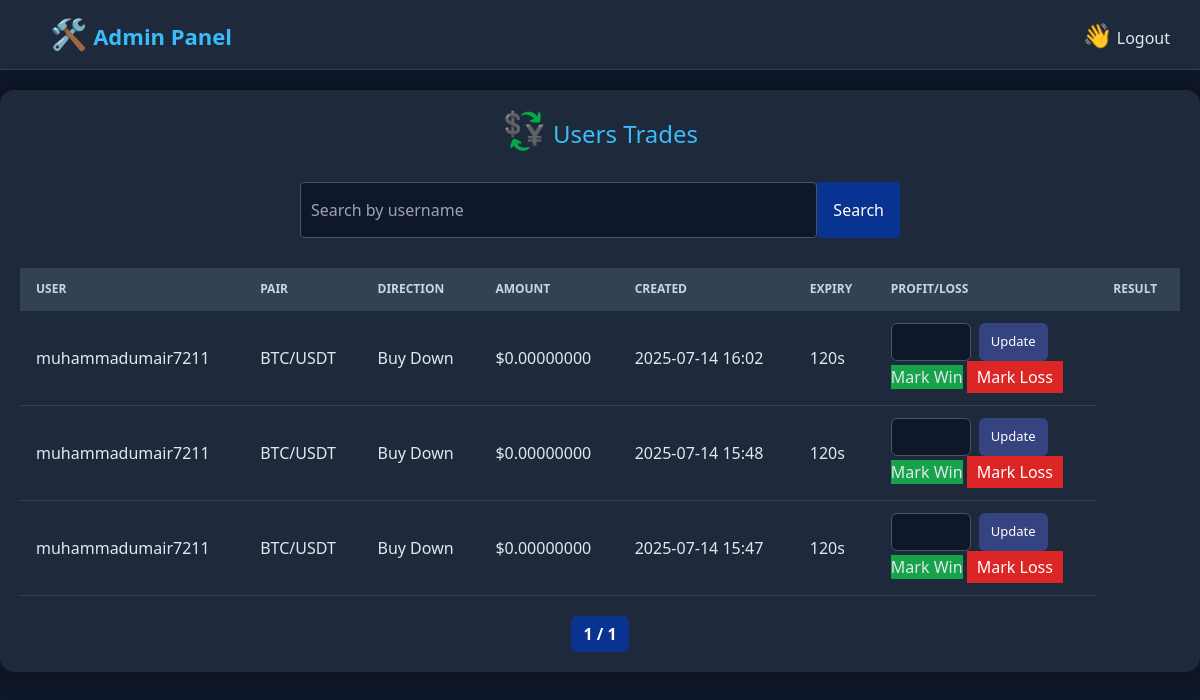
Page /ad/trades/ on the earlier database version.
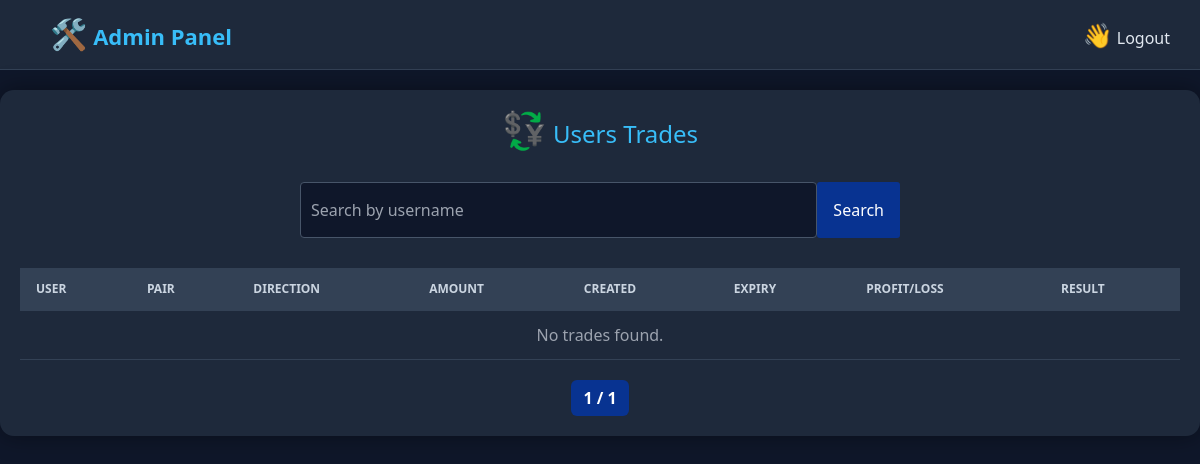
Same page on the later database version.
### powerdigital_app/models.py (models this page shows, shortened)
class TradeOrder(models.Model):
    user = models.ForeignKey(User, on_delete=models.CASCADE)
    balance = models.DecimalField(max_digits=12, decimal_places=2, default=0.00)
    pair = models.CharField(max_length=20, default="BTC/USDT")
    direction = models.CharField(max_length=10, choices=[("Buy Up", "Buy Up"), ("Buy Down", "Buy Down")])
    amount = models.DecimalField(max_digits=20, decimal_places=8)
    created_at = models.DateTimeField(auto_now_add=True)
    expiry_time = models.IntegerField(default=120)  # in seconds
    yield_percent = models.IntegerField(default=30)
    profit = models.DecimalField(default=0, max_digits=12, decimal_places=2)
    manual_profit = models.DecimalField(max_digits=12, decimal_places=2, null=True, blank=True)

### powerdigital_app/views.py (the view)
# urls.py: path('ad/trades/', views.trade_review_admin, name='admin_trades'),
def trade_review_admin(request):
    query = request.GET.get('q', '')
    trades = TradeOrder.objects.select_related('user').order_by('-created_at')
    if query:
        trades = trades.filter(user__username__icontains=query)
    paginator = Paginator(trades, 10)  # 10 trades per page
    page_number = request.GET.get('page')
    page_obj = paginator.get_page(page_number)
    context = {
        'trades': page_obj,
        'query': query,
        'page_obj': page_obj
    }
    return render(request, 'admins/trade_review.html', context)

### powerdigital_app/templates/admins/trade_review.html (shortened to what this page needs)
{% extends 'admins/admin_base.html' %} {% load static %} {% block content %}
<!DOCTYPE html>
<html lang="en">
	<head>
        <script src="https://cdn.tailwindcss.com"></script>
	</head>
	<body>
		<div class="container">
			<h2>
				<span class="text-4xl">💱</span>
				Users Trades
			</h2>
			<form method="get" class="search-bar">
				<input
					type="text"
					name="q"
					placeholder="Search by username"
					value="{{ query }}"
				/>
				<button type="submit"> Search</button>
			</form>
			<div class="table-responsive">
				<table>
					<thead>
						<tr>
							<th>User</th>
							<th>Pair</th>
							<th>Direction</th>
							<th>Amount</th>
							<th>Created</th>
							<th>Expiry</th>
							<th>Profit/Loss</th>
							<th>Result</th>
						</tr>
					</thead>
					<tbody>
						{% for trade in trades %}
						<tr>
							<td>{{ trade.user.username }}</td>
							<td>{{ trade.pair }}</td>
							<td>{{ trade.direction }}</td>
							<td>${{ trade.amount }}</td>
							<td>{{ trade.created_at|date:"Y-m-d H:i" }}</td>
							<td>{{ trade.expiry_time }}s</td>
							<td>
								<form
									method="post"
									action="{% url 'update_trade_profit' trade.id %}"
									class="update-form"
								>
									<input
										type="number"
										name="manual_profit"
										step="0.01"
										required
										value="{{ trade.manual_profit }}"
									/>
									<button type="submit">
										{% if trade.manual_profit %} ✅ Updated {% else %} Update
                    {% endif %}
									</button>
								</form>
								<form
									method="post"
									action="{% url 'mark_trade_result' trade.id 'win' %}"
									style="display: inline"
								>
									<button type="submit" style="background-color: #16a34a">
										Mark Win
									</button>
								</form>
								<form
									method="post"
									action="{% url 'mark_trade_result' trade.id 'loss' %}"
									style="display: inline"
								>
									<button
										type="submit"
										style="
											background-color: #dc2626;
											padding: 4px 10px;
											border: none;
											color: white;
										"
									>
										Mark Loss
									</button>
								</form>
							</td>
						</tr>
						{% empty %}
						<tr>
							<td colspan="8" class="text-center text-gray-400">
								No trades found.
							</td>
						</tr>
						{% endfor %}
					</tbody>
				</table>
			</div>
			<div class="pagination">
				<span class="active"
					>{{ page_obj.number }} / {{ page_obj.paginator.num_pages }}</span
				>
			</div>
		</div>
	</body>
</html>
{% endblock %}

Differences in the rows shown:
removed TradeOrder: user.username "muhammadumair7211", pair "BTC/USDT", direction "Buy Down", amount "0.00000000", created_at "2025-07-14 16:02", expiry_time "120", shows "Update"
removed TradeOrder: user.username "muhammadumair7211", pair "BTC/USDT", direction "Buy Down", amount "0.00000000", created_at "2025-07-14 15:48", expiry_time "120", shows "Update"
removed TradeOrder: user.username "muhammadumair7211", pair "BTC/USDT", direction "Buy Down", amount "0.00000000", created_at "2025-07-14 15:47", expiry_time "120", shows "Update"
Other differences:
text now shown: "No trades found."
